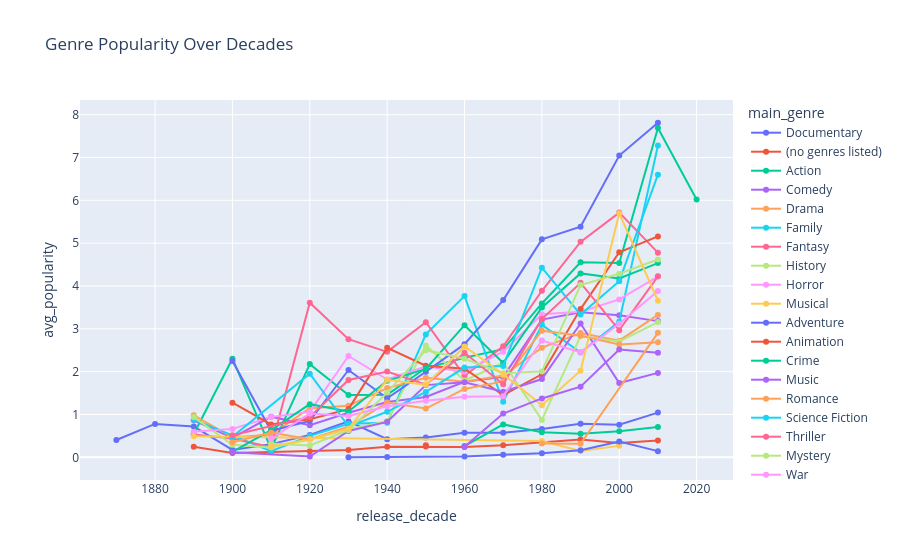

The notebook cell this image was saved under:
### Code cell
df["popularity"] = df["popularity"].apply(extract_first_float)

genre_decade = df.groupby(["release_decade", "main_genre"]).agg(
    avg_popularity=("popularity", "mean")
).reset_index()

fig = px.line(
    genre_decade,
    x="release_decade",
    y="avg_popularity",
    color="main_genre",
    markers=True,
    title="Genre Popularity Over Decades"
)
fig.show()

### Figure 1 — Plotly figure (JSON) as saved in the notebook; plotly's stock layout.template omitted (floating-point values rounded to 4 significant figures)
{"data": [{"hovertemplate": "main_genre=Documentary<br>release_decade=%{x}<br>avg_popularity=%{y}<extra></extra>", "legendgroup": "Documentary", "line": {"color": "#636efa", "dash": "solid"}, "marker": {"symbol": "circle"}, "mode": "lines+markers", "name": "Documentary", "orientation": "v", "showlegend": true, "type": "scatter", "x": [1870.0, 1880.0, 1890.0, 1900.0, 1910.0, 1920.0, 1930.0, 1940.0, 1950.0, 1960.0, 1970.0, 1980.0, 1990.0, 2000.0, 2010.0], "xaxis": "x", "y": [0.4041, 0.7793, 0.7204, 0.1728, 0.3077, 0.5214, 0.8382, 0.4239, 0.4642, 0.5726, 0.5723, 0.663, 0.7839, 0.762, 1.044], "yaxis": "y"}, {"hovertemplate": "main_genre=(no genres listed)<br>release_decade=%{x}<br>avg_popularity=%{y}<extra></extra>", "legendgroup": "(no genres listed)", "line": {"color": "#EF553B", "dash": "solid"}, "marker": {"symbol": "circle"}, "mode": "lines+markers", "name": "(no genres listed)", "orientation": "v", "showlegend": true, "type": "scatter", "x": [1890.0, 1900.0, 1910.0, 1920.0, 1930.0, 1940.0, 1950.0, 1960.0, 1970.0, 1980.0, 1990.0, 2000.0, 2010.0], "xaxis": "x", "y": [0.249, 0.09821, 0.1238, 0.1437, 0.1722, 0.2489, 0.2523, 0.2398, 0.2799, 0.3458, 0.415, 0.3312, 0.3915], "yaxis": "y"}, {"hovertemplate": "main_genre=Action<br>release_decade=%{x}<br>avg_popularity=%{y}<extra></extra>", "legendgroup": "Action", "line": {"color": "#00cc96", "dash": "solid"}, "marker": {"symbol": "circle"}, "mode": "lines+markers", "name": "Action", "orientation": "v", "showlegend": true, "type": "scatter", "x": [1890.0, 1900.0, 1910.0, 1920.0, 1930.0, 1940.0, 1950.0, 1960.0, 1970.0, 1980.0, 1990.0, 2000.0, 2010.0, 2020.0], "xaxis": "x", "y": [0.5452, 2.302, 0.1965, 2.176, 1.452, 1.462, 2.084, 2.324, 2.525, 3.592, 4.554, 4.537, 7.691, 6.02], "yaxis": "y"}, {"hovertemplate": "main_genre=Comedy<br>release_decade=%{x}<br>avg_popularity=%{y}<extra></extra>", "legendgroup": "Comedy", "line": {"color": "#ab63fa", "dash": "solid"}, "marker": {"symbol": "circle"}, "mode": "lines+markers", "name": "Comedy", "orientation": "v", "showlegend": true, "type": "scatter", "x": [1890.0, 1900.0, 1910.0, 1920.0, 1930.0, 1940.0, 1950.0, 1960.0, 1970.0, 1980.0, 1990.0, 2000.0, 2010.0], "xaxis": "x", "y": [0.8633, 0.4519, 0.9489, 0.75, 1.041, 1.29, 1.407, 1.763, 1.877, 3.214, 3.387, 3.315, 3.18], "yaxis": "y"}, {"hovertemplate": "main_genre=Drama<br>release_decade=%{x}<br>avg_popularity=%{y}<extra></extra>", "legendgroup": "Drama", "line": {"color": "#FFA15A", "dash": "solid"}, "marker": {"symbol": "circle"}, "mode": "lines+markers", "name": "Drama", "orientation": "v", "showlegend": true, "type": "scatter", "x": [1890.0, 1900.0, 1910.0, 1920.0, 1930.0, 1940.0, 1950.0, 1960.0, 1970.0, 1980.0, 1990.0, 2000.0, 2010.0], "xaxis": "x", "y": [0.9799, 0.4679, 0.5294, 1.147, 1.205, 1.616, 1.856, 1.765, 1.909, 2.561, 2.901, 2.723, 3.324], "yaxis": "y"}, {"hovertemplate": "main_genre=Family<br>release_decade=%{x}<br>avg_popularity=%{y}<extra></extra>", "legendgroup": "Family", "line": {"color": "#19d3f3", "dash": "solid"}, "marker": {"symbol": "circle"}, "mode": "lines+markers", "name": "Family", "orientation": "v", "showlegend": true, "type": "scatter", "x": [1890.0, 1910.0, 1920.0, 1930.0, 1940.0, 1950.0, 1960.0, 1970.0, 1980.0, 1990.0, 2000.0, 2010.0], "xaxis": "x", "y": [0.8781, 0.1403, 0.5006, 0.7823, 0.8076, 2.869, 3.765, 1.295, 3.093, 2.446, 3.169, 7.279], "yaxis": "y"}, {"hovertemplate": "main_genre=Fantasy<br>release_decade=%{x}<br>avg_popularity=%{y}<extra></extra>", "legendgroup": "Fantasy", "line": {"color": "#FF6692", "dash": "solid"}, "marker": {"symbol": "circle"}, "mode": "lines+markers", "name": "Fantasy", "orientation": "v", "showlegend": true, "type": "scatter", "x": [1890.0, 1900.0, 1910.0, 1920.0, 1930.0, 1940.0, 1950.0, 1960.0, 1970.0, 1980.0, 1990.0, 2000.0, 2010.0], "xaxis": "x", "y": [0.5329, 0.4401, 0.2361, 3.61, 2.758, 2.462, 3.155, 1.904, 2.591, 3.888, 5.03, 5.714, 4.779], "yaxis": "y"}, {"hovertemplate": "main_genre=History<br>release_decade=%{x}<br>avg_popularity=%{y}<extra></extra>", "legendgroup": "History", "line": {"color": "#B6E880", "dash": "solid"}, "marker": {"symbol": "circle"}, "mode": "lines+markers", "name": "History", "orientation": "v", "showlegend": true, "type": "scatter", "x": [1890.0, 1900.0, 1910.0, 1920.0, 1930.0, 1940.0, 1950.0, 1960.0, 1970.0, 1980.0, 1990.0, 2000.0, 2010.0], "xaxis": "x", "y": [0.9384, 0.2905, 0.2275, 0.4159, 0.6586, 0.8433, 2.613, 1.793, 2.206, 0.8736, 2.831, 2.705, 3.157], "yaxis": "y"}, {"hovertemplate": "main_genre=Horror<br>release_decade=%{x}<br>avg_popularity=%{y}<extra></extra>", "legendgroup": "Horror", "line": {"color": "#FF97FF", "dash": "solid"}, "marker": {"symbol": "circle"}, "mode": "lines+markers", "name": "Horror", "orientation": "v", "showlegend": true, "type": "scatter", "x": [1890.0, 1900.0, 1910.0, 1920.0, 1930.0, 1940.0, 1950.0, 1960.0, 1970.0, 1980.0, 1990.0, 2000.0, 2010.0], "xaxis": "x", "y": [0.5954, 0.6636, 0.9405, 1.061, 2.366, 1.817, 2.118, 1.998, 2.467, 3.341, 3.399, 3.687, 4.22], "yaxis": "y"}, {"hovertemplate": "main_genre=Musical<br>release_decade=%{x}<br>avg_popularity=%{y}<extra></extra>", "legendgroup": "Musical", "line": {"color": "#FECB52", "dash": "solid"}, "marker": {"symbol": "circle"}, "mode": "lines+markers", "name": "Musical", "orientation": "v", "showlegend": true, "type": "scatter", "x": [1890.0, 1980.0, 1990.0, 2000.0], "xaxis": "x", "y": [0.4939, 0.3802, 0.1489, 0.2668], "yaxis": "y"}, {"hovertemplate": "main_genre=Adventure<br>release_decade=%{x}<br>avg_popularity=%{y}<extra></extra>", "legendgroup": "Adventure", "line": {"color": "#636efa", "dash": "solid"}, "marker": {"symbol": "circle"}, "mode": "lines+markers", "name": "Adventure", "orientation": "v", "showlegend": true, "type": "scatter", "x": [1900.0, 1910.0, 1920.0, 1930.0, 1940.0, 1950.0, 1960.0, 1970.0, 1980.0, 1990.0, 2000.0, 2010.0], "xaxis": "x", "y": [2.246, 0.6192, 0.848, 2.038, 1.378, 1.999, 2.642, 3.672, 5.089, 5.386, 7.046, 7.812], "yaxis": "y"}, {"hovertemplate": "main_genre=Animation<br>release_decade=%{x}<br>avg_popularity=%{y}<extra></extra>", "legendgroup": "Animation", "line": {"color": "#EF553B", "dash": "solid"}, "marker": {"symbol": "circle"}, "mode": "lines+markers", "name": "Animation", "orientation": "v", "showlegend": true, "type": "scatter", "x": [1900.0, 1910.0, 1920.0, 1930.0, 1940.0, 1950.0, 1960.0, 1970.0, 1980.0, 1990.0, 2000.0, 2010.0], "xaxis": "x", "y": [1.276, 0.7684, 0.8866, 1.125, 2.555, 2.137, 2.068, 1.453, 1.938, 3.461, 4.787, 5.157], "yaxis": "y"}, {"hovertemplate": "main_genre=Crime<br>release_decade=%{x}<br>avg_popularity=%{y}<extra></extra>", "legendgroup": "Crime", "line": {"color": "#00cc96", "dash": "solid"}, "marker": {"symbol": "circle"}, "mode": "lines+markers", "name": "Crime", "orientation": "v", "showlegend": true, "type": "scatter", "x": [1900.0, 1910.0, 1920.0, 1930.0, 1940.0, 1950.0, 1960.0, 1970.0, 1980.0, 1990.0, 2000.0, 2010.0], "xaxis": "x", "y": [0.1292, 0.6359, 1.241, 1.07, 1.787, 2.066, 3.084, 2.204, 3.501, 4.294, 4.175, 4.535], "yaxis": "y"}, {"hovertemplate": "main_genre=Music<br>release_decade=%{x}<br>avg_popularity=%{y}<extra></extra>", "legendgroup": "Music", "line": {"color": "#ab63fa", "dash": "solid"}, "marker": {"symbol": "circle"}, "mode": "lines+markers", "name": "Music", "orientation": "v", "showlegend": true, "type": "scatter", "x": [1900.0, 1920.0, 1930.0, 1940.0, 1950.0, 1960.0, 1970.0, 1980.0, 1990.0, 2000.0, 2010.0], "xaxis": "x", "y": [0.1156, 0.0182, 0.6161, 0.8278, 1.685, 1.751, 1.529, 1.827, 3.125, 1.735, 1.971], "yaxis": "y"}, {"hovertemplate": "main_genre=Romance<br>release_decade=%{x}<br>avg_popularity=%{y}<extra></extra>", "legendgroup": "Romance", "line": {"color": "#FFA15A", "dash": "solid"}, "marker": {"symbol": "circle"}, "mode": "lines+markers", "name": "Romance", "orientation": "v", "showlegend": true, "type": "scatter", "x": [1900.0, 1910.0, 1920.0, 1930.0, 1940.0, 1950.0, 1960.0, 1970.0, 1980.0, 1990.0, 2000.0, 2010.0], "xaxis": "x", "y": [0.3536, 0.5761, 0.4231, 0.7174, 1.28, 1.139, 1.597, 1.773, 2.956, 2.837, 2.632, 2.689], "yaxis": "y"}, {"hovertemplate": "main_genre=Science Fiction<br>release_decade=%{x}<br>avg_popularity=%{y}<extra></extra>", "legendgroup": "Science Fiction", "line": {"color": "#19d3f3", "dash": "solid"}, "marker": {"symbol": "circle"}, "mode": "lines+markers", "name": "Science Fiction", "orientation": "v", "showlegend": true, "type": "scatter", "x": [1900.0, 1920.0, 1930.0, 1940.0, 1950.0, 1960.0, 1970.0, 1980.0, 1990.0, 2000.0, 2010.0], "xaxis": "x", "y": [0.4793, 1.952, 0.7231, 1.062, 1.527, 2.094, 2.132, 4.427, 3.333, 4.112, 6.598], "yaxis": "y"}, {"hovertemplate": "main_genre=Thriller<br>release_decade=%{x}<br>avg_popularity=%{y}<extra></extra>", "legendgroup": "Thriller", "line": {"color": "#FF6692", "dash": "solid"}, "marker": {"symbol": "circle"}, "mode": "lines+markers", "name": "Thriller", "orientation": "v", "showlegend": true, "type": "scatter", "x": [1900.0, 1920.0, 1930.0, 1940.0, 1950.0, 1960.0, 1970.0, 1980.0, 1990.0, 2000.0, 2010.0], "xaxis": "x", "y": [0.517, 0.9433, 1.806, 2.003, 1.695, 2.443, 1.705, 3.228, 4.073, 2.968, 4.225], "yaxis": "y"}, {"hovertemplate": "main_genre=Mystery<br>release_decade=%{x}<br>avg_popularity=%{y}<extra></extra>", "legendgroup": "Mystery", "line": {"color": "#B6E880", "dash": "solid"}, "marker": {"symbol": "circle"}, "mode": "lines+markers", "name": "Mystery", "orientation": "v", "showlegend": true, "type": "scatter", "x": [1910.0, 1920.0, 1930.0, 1940.0, 1950.0, 1960.0, 1970.0, 1980.0, 1990.0, 2000.0, 2010.0], "xaxis": "x", "y": [0.3224, 0.2743, 0.6336, 1.511, 2.502, 2.302, 1.961, 2.006, 4.021, 4.285, 4.618], "yaxis": "y"}, {"hovertemplate": "main_genre=War<br>release_decade=%{x}<br>avg_popularity=%{y}<extra></extra>", "legendgroup": "War", "line": {"color": "#FF97FF", "dash": "solid"}, "marker": {"symbol": "circle"}, "mode": "lines+markers", "name": "War", "orientation": "v", "showlegend": true, "type": "scatter", "x": [1910.0, 1920.0, 1930.0, 1940.0, 1950.0, 1960.0, 1970.0, 1980.0, 1990.0, 2000.0, 2010.0], "xaxis": "x", "y": [0.4369, 1.024, 0.963, 1.19, 1.322, 1.412, 1.428, 2.726, 2.451, 3.12, 3.884], "yaxis": "y"}, {"hovertemplate": "main_genre=Western<br>release_decade=%{x}<br>avg_popularity=%{y}<extra></extra>", "legendgroup": "Western", "line": {"color": "#FECB52", "dash": "solid"}, "marker": {"symbol": "circle"}, "mode": "lines+markers", "name": "Western", "orientation": "v", "showlegend": true, "type": "scatter", "x": [1910.0, 1920.0, 1930.0, 1940.0, 1950.0, 1960.0, 1970.0, 1980.0, 1990.0, 2000.0, 2010.0], "xaxis": "x", "y": [0.2563, 0.4168, 0.6667, 1.811, 1.692, 2.589, 1.941, 1.218, 2.019, 5.699, 3.658], "yaxis": "y"}, {"hovertemplate": "main_genre=Children<br>release_decade=%{x}<br>avg_popularity=%{y}<extra></extra>", "legendgroup": "Children", "line": {"color": "#636efa", "dash": "solid"}, "marker": {"symbol": "circle"}, "mode": "lines+markers", "name": "Children", "orientation": "v", "showlegend": true, "type": "scatter", "x": [1930.0, 1940.0, 1960.0, 1970.0, 1980.0, 1990.0, 2000.0, 2010.0], "xaxis": "x", "y": [0.001177, 0.005578, 0.01838, 0.05931, 0.09254, 0.1651, 0.371, 0.144], "yaxis": "y"}, {"hovertemplate": "main_genre=Film-Noir<br>release_decade=%{x}<br>avg_popularity=%{y}<extra></extra>", "legendgroup": "Film-Noir", "line": {"color": "#EF553B", "dash": "solid"}, "marker": {"symbol": "circle"}, "mode": "lines+markers", "name": "Film-Noir", "orientation": "v", "showlegend": true, "type": "scatter", "x": [1950.0], "xaxis": "x", "y": [0.2819], "yaxis": "y"}, {"hovertemplate": "main_genre=Foreign<br>release_decade=%{x}<br>avg_popularity=%{y}<extra></extra>", "legendgroup": "Foreign", "line": {"color": "#00cc96", "dash": "solid"}, "marker": {"symbol": "circle"}, "mode": "lines+markers", "name": "Foreign", "orientation": "v", "showlegend": true, "type": "scatter", "x": [1960.0, 1970.0, 1980.0, 1990.0, 2000.0, 2010.0], "xaxis": "x", "y": [0.2615, 0.7677, 0.5864, 0.5481, 0.6109, 0.7093], "yaxis": "y"}, {"hovertemplate": "main_genre=TV Movie<br>release_decade=%{x}<br>avg_popularity=%{y}<extra></extra>", "legendgroup": "TV Movie", "line": {"color": "#ab63fa", "dash": "solid"}, "marker": {"symbol": "circle"}, "mode": "lines+markers", "name": "TV Movie", "orientation": "v", "showlegend": true, "type": "scatter", "x": [1960.0, 1970.0, 1980.0, 1990.0, 2000.0, 2010.0], "xaxis": "x", "y": [0.2466, 1.022, 1.375, 1.649, 2.515, 2.44], "yaxis": "y"}, {"hovertemplate": "main_genre=Sci-Fi<br>release_decade=%{x}<br>avg_popularity=%{y}<extra></extra>", "legendgroup": "Sci-Fi", "line": {"color": "#FFA15A", "dash": "solid"}, "marker": {"symbol": "circle"}, "mode": "lines+markers", "name": "Sci-Fi", "orientation": "v", "showlegend": true, "type": "scatter", "x": [1980.0, 1990.0, 2010.0], "xaxis": "x", "y": [0.3198, 0.3166, 2.907], "yaxis": "y"}], "layout": {"legend": {"title": {"text": "main_genre"}, "tracegroupgap": 0}, "title": {"text": "Genre Popularity Over Decades"}, "xaxis": {"anchor": "y", "domain": [0, 1], "title": {"text": "release_decade"}}, "yaxis": {"anchor": "x", "domain": [0, 1], "title": {"text": "avg_popularity"}}}}
